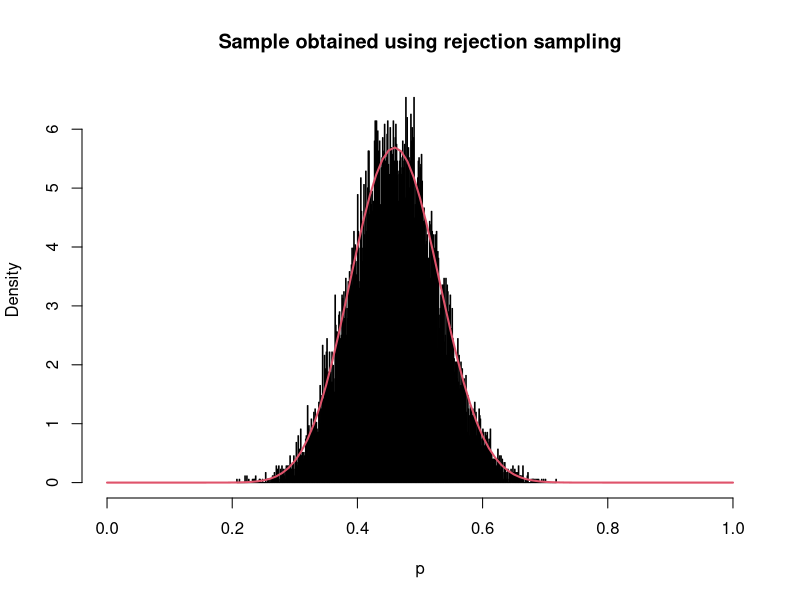
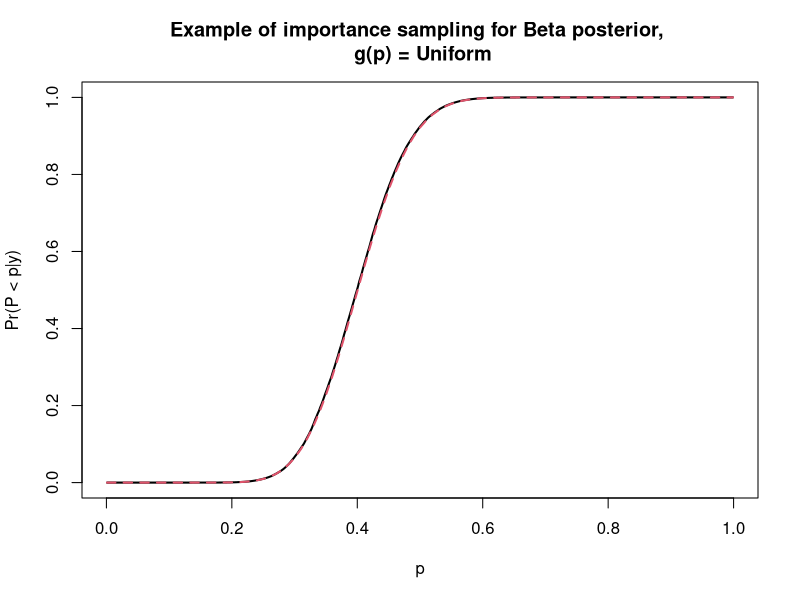
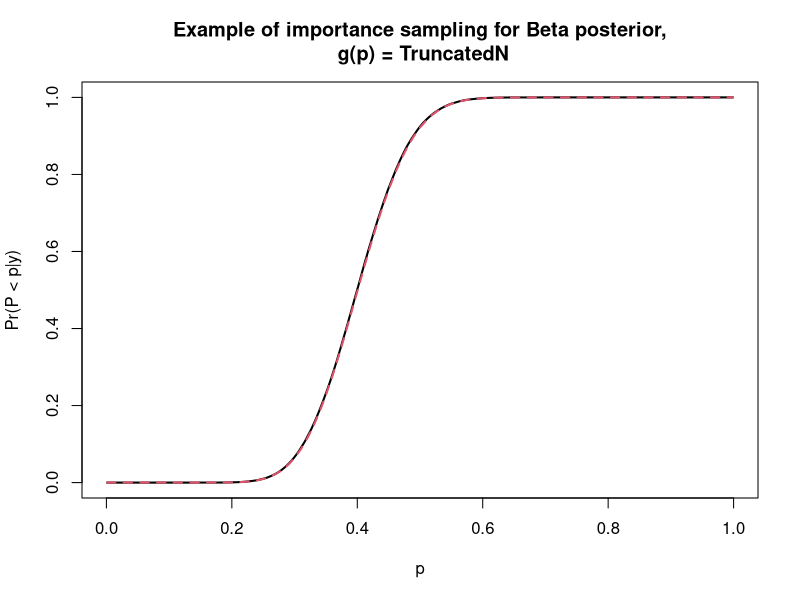
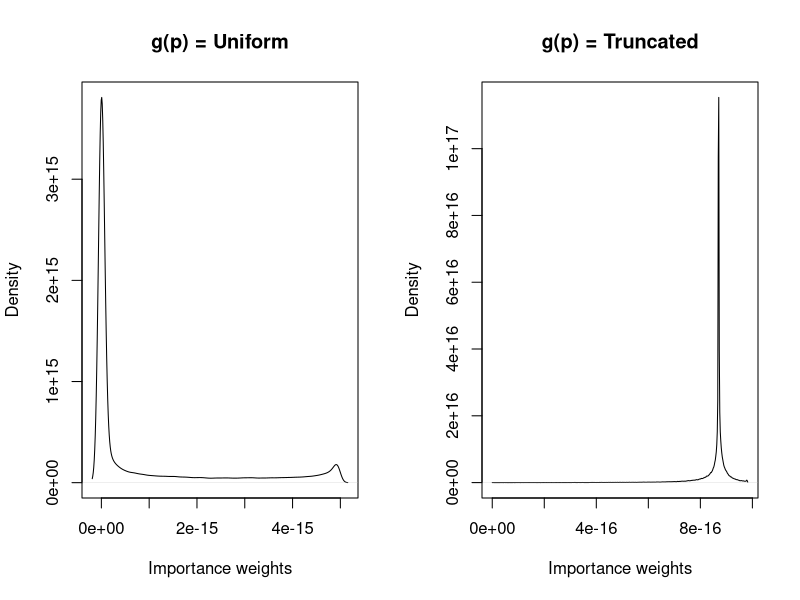
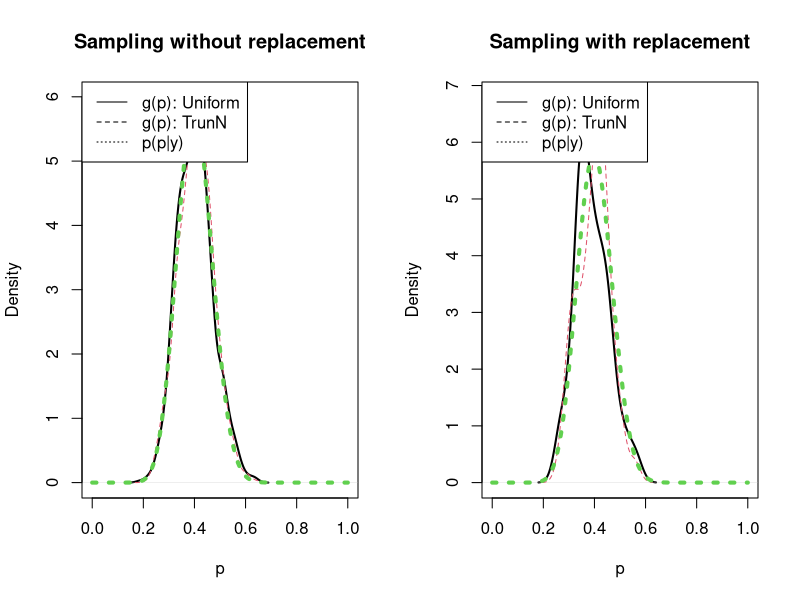

These charts were generated, in order, by the following R code:
## ---- chunk 1
knitr::opts_chunk$set(echo = TRUE)
set.seed(123456)
## ---- chunk 2
set.seed(123456)
a=b=0.5 #Hyper-parameters
n<-50
y<-rbinom(1,n,0.4) #simulate a trial.

pmax <- (y+a-1)/(n+a+b-2) #Posterior mode
M=pmax^(y+a-1)*(1-pmax)^(n-y+b-1)/beta(y+a,n-y+b) #Construct upper bound.
x<-runif(100000,0,1) #uniform number for accept-reject rule.
sam.cand<-runif(100000,0,1) #candidate sample
sam.keep<-sam.cand[x < dbeta(sam.cand,y+a,n-y+b)/M] #retained sample
#Construct histogram of retained sample and compare to analytic posterior
hist(sam.keep,breaks=500,xlab='p',xlim=c(0,1), 
     main='Sample obtained using rejection sampling', freq=FALSE)
curve(dbeta(x,y+a,n-y+b),xlab='p',ylab='p(p|y)',add=TRUE,col=2,lwd=2)
length(sam.keep) #Determine the number of candidate samples that were kept.
## ---- chunk 3
#Uniform distribution for g(p)
#hyper-parameters and data.
a=b=0.5
n<-50
y<-rbinom(1,n,0.4)
x1<-runif(100000,0,1) #candidates, thetaˆs.

Qp <- function(p){p^(y+a-1)*(1-p)^(n-y+b-1)} #Un-normalised density
wp<-sapply(x1,FUN=Qp,simplify=TRUE) #Note as g() is standard uniform g(p) = 1 for all p.
N<-500
#Estimate cdf.
beta.cdf<-0
for(i in 1:500){
ind<-which(x1 < i/N)
beta.cdf[i] <- sum(wp[ind])/sum(wp)
}
#Look at the retained sample.
plot((1:500-0.5)/N,beta.cdf,xlab='p',ylab='Pr(P < p|y)',type='l',lwd=2,
     main='Example of importance sampling for Beta posterior, \n g(p) = Uniform')
curve(pbeta(x,y+a,n-y+b),xlab='p',ylab='Pr(P< p|y)', add=TRUE, col=2, lty=2, lwd=2)
#Note that by choosing a standard uniform for g(p), the numerical integration
#ends up looking very like direct approximation of the posterior.
#Version two: Truncated normal for g(p),
pmax <- (y+a-1)/(n+a+b-2) #Posterior mode estimates of mean and variance.
vpmax<- pmax*(1-pmax)/(n+a+b-2)
x2<-rnorm(130000,mean=pmax,sd=sqrt(vpmax)) #Candidates from truncated normal.
x2<-x2[x2<=1];x2<-x2[x2>=0]
#Note as trucated normal is proportional to normal,
#so an un-normalised density for g is sufficient for finding draws.
wp2<-sapply(x2,FUN=Qp,simplify=TRUE)/dnorm(x2,mean=pmax,sd=sqrt(vpmax)) #Calculate weights.
N<-500
#Estimate cdf.
beta.cdf2<-0
for(i in 1:500){
ind<-which(x2 < i/N)
beta.cdf2[i] <- sum(wp2[ind])/sum(wp2)
}
#Compare
plot((1:500-0.5)/N,beta.cdf2,xlab='p',ylab='Pr(P < p|y)',type='l',lwd=2,
main='Example of importance sampling for Beta posterior,\n g(p) = TruncatedN')
curve(pbeta(x,y+a,n-y+b),xlab='p',ylab='Pr(P< p|y)',add=TRUE,col=2,lty=2,lwd=2)

#Compare distribution of weights
par(mfrow=c(1,2))
plot(density(wp),xlab='Importance weights',main='g(p) = Uniform'); 
plot(density(wp2),xlab='Importance weights', main='g(p) = Truncated')

summary(wp);summary(wp2)
## Min. 1st Qu. Median Mean 3rd Qu. Max.
## 0.000e+00 0.000e+00 2.727e-18 5.993e-16 6.901e-16 3.423e-15
## Min. 1st Qu. Median Mean 3rd Qu. Max.
## 2.015e-18 6.009e-16 6.047e-16 5.957e-16 6.068e-16 6.344e-16
## ---- chunk 4
#Importance re-sampling.
sam.1<-sample(x=x1,size=1000,prob=wp,replace=FALSE) #re-sample when g(p) = Uniform.
sam.2<-sample(x=x2,size=1000,prob=wp2,replace=FALSE) #re-sample when g(p) = Truncated Normal.
#Sampling without replacement.
d1<- dbeta((y+a-1)/(n+a+b-2),y+a,n-y+b)
plot(density(sam.1),ylim=c(0,d1+0.2),xlim=c(0,1),xlab='p',main='Sampling without replacement',lwd=2)
lines(density(sam.2),col=2,lty=2)
curve(dbeta(x,y+a,n-y+b),add=TRUE,col=3,lty=3,lwd=4)
legend(if(y> 2){'topleft'} else {'topright'},legend=c('g(p): Uniform','g(p): TrunN', 'p(p|y)'),lty=1:3)

#Sampling with replacement.
sam.1r<-sample(x=x1,size=100,prob=wp,replace=TRUE)
sam.2r<-sample(x=x2,size=100,prob=wp2,replace=TRUE)
plot(density(sam.1r),ylim=c(0,d1+1.0),xlim=c(0,1),xlab='p',main='Sampling with replacement',lwd=2)
lines(density(sam.2r),col=2,lty=2)
curve(dbeta(x,y+a,n-y+b),add=TRUE,col=3,lty=3,lwd=4)
legend(if(y> 2){'topleft'} else {'topright'},legend=c('g(p): Uniform', 'g(p): TrunN', 'p(p|y)'),lty=1:3)
